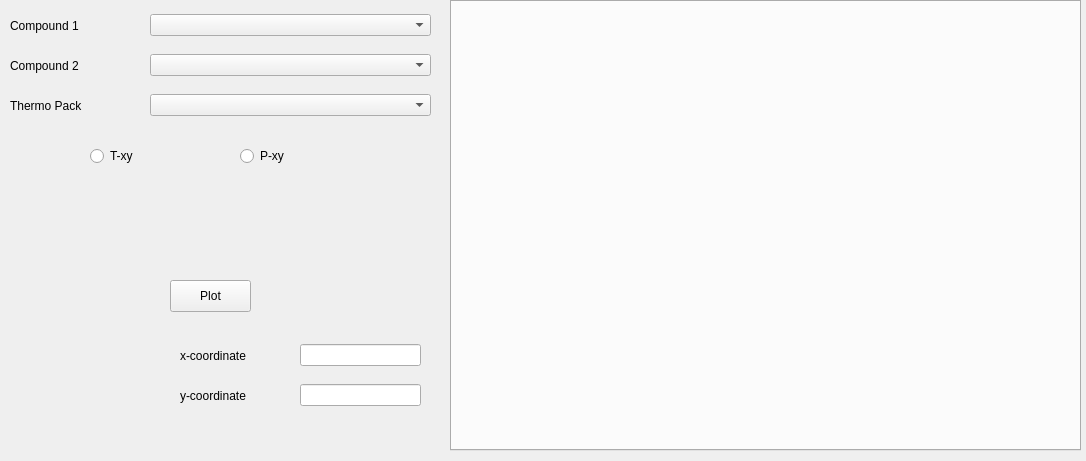
<?xml version="1.0" encoding="UTF-8"?>
<ui version="4.0">
 <class>Form</class>
 <widget class="QWidget" name="Form">
  <property name="geometry">
   <rect>
    <x>0</x>
    <y>0</y>
    <width>1086</width>
    <height>461</height>
   </rect>
  </property>
  <property name="windowTitle">
   <string>Form</string>
  </property>
  <widget class="QWidget" name="horizontalLayoutWidget">
   <property name="geometry">
    <rect>
     <x>150</x>
     <y>10</y>
     <width>281</width>
     <height>31</height>
    </rect>
   </property>
   <layout class="QHBoxLayout" name="horizontalLayout">
    <item>
     <widget class="QComboBox" name="comboBox"/>
    </item>
   </layout>
  </widget>
  <widget class="QWidget" name="horizontalLayoutWidget_3">
   <property name="geometry">
    <rect>
     <x>10</x>
     <y>10</y>
     <width>131</width>
     <height>31</height>
    </rect>
   </property>
   <layout class="QHBoxLayout" name="horizontalLayout_3">
    <item>
     <widget class="QLabel" name="label">
      <property name="text">
       <string>Compound 1</string>
      </property>
     </widget>
    </item>
   </layout>
  </widget>
  <widget class="QWidget" name="horizontalLayoutWidget_4">
   <property name="geometry">
    <rect>
     <x>10</x>
     <y>50</y>
     <width>131</width>
     <height>31</height>
    </rect>
   </property>
   <layout class="QHBoxLayout" name="horizontalLayout_4">
    <item>
     <widget class="QLabel" name="label_2">
      <property name="text">
       <string>Compound 2</string>
      </property>
     </widget>
    </item>
   </layout>
  </widget>
  <widget class="QWidget" name="horizontalLayoutWidget_2">
   <property name="geometry">
    <rect>
     <x>150</x>
     <y>50</y>
     <width>281</width>
     <height>31</height>
    </rect>
   </property>
   <layout class="QHBoxLayout" name="horizontalLayout_2">
    <item>
     <widget class="QComboBox" name="comboBox_2"/>
    </item>
   </layout>
  </widget>
  <widget class="QWidget" name="formLayoutWidget">
   <property name="geometry">
    <rect>
     <x>20</x>
     <y>180</y>
     <width>421</width>
     <height>91</height>
    </rect>
   </property>
   <layout class="QFormLayout" name="formLayout"/>
  </widget>
  <widget class="QPushButton" name="pushButton_2">
   <property name="geometry">
    <rect>
     <x>170</x>
     <y>280</y>
     <width>81</width>
     <height>32</height>
    </rect>
   </property>
   <property name="text">
    <string>Plot</string>
   </property>
  </widget>
  <widget class="QWidget" name="horizontalLayoutWidget_5">
   <property name="geometry">
    <rect>
     <x>90</x>
     <y>140</y>
     <width>71</width>
     <height>32</height>
    </rect>
   </property>
   <layout class="QHBoxLayout" name="horizontalLayout_5">
    <item>
     <widget class="QRadioButton" name="radioButton">
      <property name="text">
       <string>T-xy</string>
      </property>
     </widget>
    </item>
   </layout>
  </widget>
  <widget class="QWidget" name="horizontalLayoutWidget_6">
   <property name="geometry">
    <rect>
     <x>240</x>
     <y>140</y>
     <width>71</width>
     <height>32</height>
    </rect>
   </property>
   <layout class="QHBoxLayout" name="horizontalLayout_6">
    <item>
     <widget class="QRadioButton" name="radioButton_2">
      <property name="text">
       <string>P-xy</string>
      </property>
     </widget>
    </item>
   </layout>
  </widget>
  <widget class="QWidget" name="horizontalLayoutWidget_7">
   <property name="geometry">
    <rect>
     <x>10</x>
     <y>90</y>
     <width>131</width>
     <height>31</height>
    </rect>
   </property>
   <layout class="QHBoxLayout" name="horizontalLayout_8">
    <item>
     <widget class="QLabel" name="label_3">
      <property name="text">
       <string>Thermo Pack</string>
      </property>
     </widget>
    </item>
   </layout>
  </widget>
  <widget class="QWidget" name="horizontalLayoutWidget_8">
   <property name="geometry">
    <rect>
     <x>150</x>
     <y>90</y>
     <width>281</width>
     <height>31</height>
    </rect>
   </property>
   <layout class="QHBoxLayout" name="horizontalLayout_9">
    <item>
     <widget class="QComboBox" name="comboBox_3"/>
    </item>
   </layout>
  </widget>
  <widget class="QTabWidget" name="tabWidget">
   <property name="geometry">
    <rect>
     <x>450</x>
     <y>0</y>
     <width>631</width>
     <height>451</height>
    </rect>
   </property>
   <property name="styleSheet">
    <string notr="true"/>
   </property>
   <property name="currentIndex">
    <number>-1</number>
   </property>
  </widget>
  <widget class="QWidget" name="horizontalLayoutWidget_9">
   <property name="geometry">
    <rect>
     <x>180</x>
     <y>340</y>
     <width>91</width>
     <height>31</height>
    </rect>
   </property>
   <layout class="QHBoxLayout" name="horizontalLayout_7">
    <item>
     <widget class="QLabel" name="label_4">
      <property name="text">
       <string>x-coordinate</string>
      </property>
     </widget>
    </item>
   </layout>
  </widget>
  <widget class="QWidget" name="horizontalLayoutWidget_10">
   <property name="geometry">
    <rect>
     <x>180</x>
     <y>380</y>
     <width>91</width>
     <height>31</height>
    </rect>
   </property>
   <layout class="QHBoxLayout" name="horizontalLayout_10">
    <item>
     <widget class="QLabel" name="label_5">
      <property name="text">
       <string>y-coordinate</string>
      </property>
     </widget>
    </item>
   </layout>
  </widget>
  <widget class="QWidget" name="horizontalLayoutWidget_11">
   <property name="geometry">
    <rect>
     <x>300</x>
     <y>340</y>
     <width>121</width>
     <height>31</height>
    </rect>
   </property>
   <layout class="QHBoxLayout" name="horizontalLayout_11">
    <item>
     <widget class="QLineEdit" name="lineEdit_x">
      <property name="text">
       <string/>
      </property>
     </widget>
    </item>
   </layout>
  </widget>
  <widget class="QWidget" name="horizontalLayoutWidget_12">
   <property name="geometry">
    <rect>
     <x>300</x>
     <y>380</y>
     <width>121</width>
     <height>31</height>
    </rect>
   </property>
   <layout class="QHBoxLayout" name="horizontalLayout_12">
    <item>
     <widget class="QLineEdit" name="lineEdit_y"/>
    </item>
   </layout>
  </widget>
 </widget>
 <resources/>
 <connections/>
</ui>
